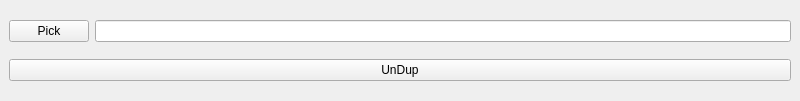
<?xml version="1.0" encoding="UTF-8"?>
<ui version="4.0">
 <class>UnDup</class>
 <widget class="QMainWindow" name="UnDup">
  <property name="geometry">
   <rect>
    <x>0</x>
    <y>0</y>
    <width>800</width>
    <height>101</height>
   </rect>
  </property>
  <property name="windowTitle">
   <string>UnDup</string>
  </property>
  <widget class="QWidget" name="cw">
   <layout class="QVBoxLayout" name="verticalLayout">
    <item>
     <layout class="QHBoxLayout" name="hl">
      <property name="sizeConstraint">
       <enum>QLayout::SetDefaultConstraint</enum>
      </property>
      <item>
       <widget class="QPushButton" name="btnDir">
        <property name="text">
         <string>Pick</string>
        </property>
       </widget>
      </item>
      <item>
       <widget class="QLineEdit" name="ledDir"/>
      </item>
     </layout>
    </item>
    <item>
     <widget class="QPushButton" name="btnGo">
      <property name="text">
       <string>UnDup</string>
      </property>
     </widget>
    </item>
   </layout>
  </widget>
 </widget>
 <resources/>
 <connections/>
</ui>
